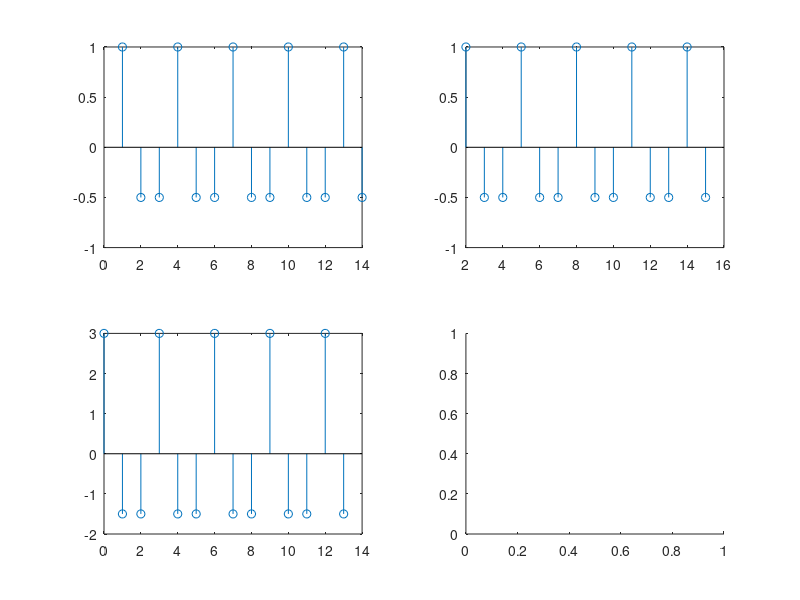

The MATLAB source for this figure:
n1=0:1:13;
x1=cos(2*(pi/3)*n1);
stem(n1,x1)
subplot(2,2,1)

n2=1:1:14;
x2=cos(2*(pi/3)*(n2-1));
stem(n2,x2)
subplot(2,2,2)


n3=2:1:15;
x3=cos(2*(pi/3)*(n3-2));
stem(n3,x3)
subplot(2,2,3)


n4=2:1:13;
y=cos(2*(pi/3)*n1)+cos(2*(pi/3)*(n2-1))+cos(2*(pi/3)*(n3-2));
stem(n1,y)
subplot(2,2,4)
